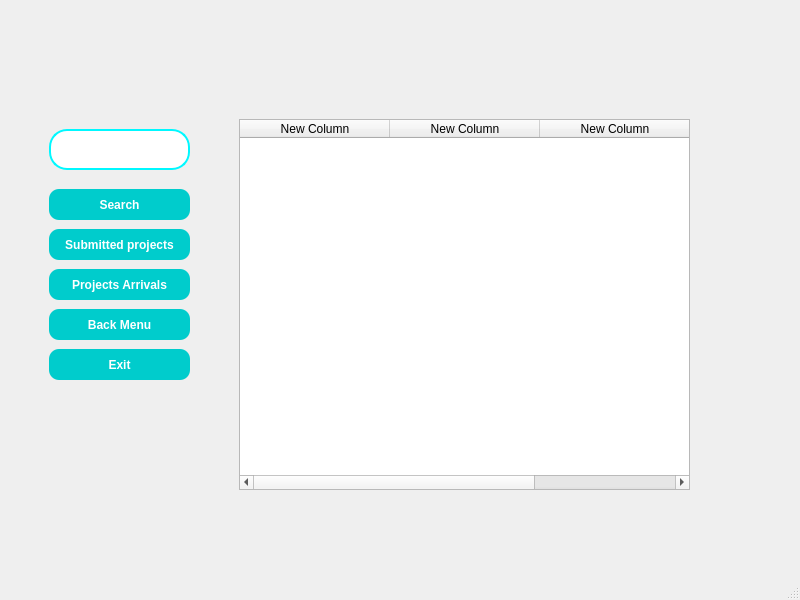
<?xml version="1.0" encoding="UTF-8"?>
<ui version="4.0">
 <class>MainWindow</class>
 <widget class="QMainWindow" name="MainWindow">
  <property name="geometry">
   <rect>
    <x>0</x>
    <y>0</y>
    <width>800</width>
    <height>600</height>
   </rect>
  </property>
  <property name="windowTitle">
   <string>MainWindow</string>
  </property>
  <property name="styleSheet">
   <string notr="true"/>
  </property>
  <widget class="QWidget" name="centralwidget">
   <layout class="QHBoxLayout" name="horizontalLayout">
    <item>
     <widget class="QWidget" name="widget" native="true">
      <property name="styleSheet">
       <string notr="true">
QWidget {
    background: qlineargradient(
        spread:pad,
        x1:0, y1:0,
        x2:1, y2:1,
        stop:0 #f0f0f0,
        stop:1 #a0a0a0
    );
}

QPushButton {
    background-color: #00cccc;
    color: white;
    border-radius: 10px;
    padding: 6px;
    font-weight: bold;
}
QPushButton:hover {
    background-color: #00aaaa;
}
</string>
      </property>
      <widget class="QLineEdit" name="lineEdit">
       <property name="geometry">
        <rect>
         <x>40</x>
         <y>120</y>
         <width>141</width>
         <height>41</height>
        </rect>
       </property>
       <property name="styleSheet">
        <string notr="true">QLineEdit {
    border: 2px solid #00f8ff;
    border-radius: 18px;
    padding: 6px 12px;
    background-color: white;
    font: 11pt &quot;Segoe UI&quot;;
    color: black;
}</string>
       </property>
      </widget>
      <widget class="QPushButton" name="pushButton_7">
       <property name="geometry">
        <rect>
         <x>40</x>
         <y>180</y>
         <width>141</width>
         <height>31</height>
        </rect>
       </property>
       <property name="text">
        <string>Search</string>
       </property>
      </widget>
      <widget class="QPushButton" name="pushButton_8">
       <property name="geometry">
        <rect>
         <x>40</x>
         <y>340</y>
         <width>141</width>
         <height>31</height>
        </rect>
       </property>
       <property name="text">
        <string>Exit</string>
       </property>
      </widget>
      <widget class="QPushButton" name="pushButton_9">
       <property name="geometry">
        <rect>
         <x>40</x>
         <y>300</y>
         <width>141</width>
         <height>31</height>
        </rect>
       </property>
       <property name="text">
        <string>Back Menu</string>
       </property>
      </widget>
      <widget class="QPushButton" name="pushButton_10">
       <property name="geometry">
        <rect>
         <x>40</x>
         <y>260</y>
         <width>141</width>
         <height>31</height>
        </rect>
       </property>
       <property name="text">
        <string>Projects Arrivals</string>
       </property>
      </widget>
      <widget class="QPushButton" name="pushButton_11">
       <property name="geometry">
        <rect>
         <x>40</x>
         <y>220</y>
         <width>141</width>
         <height>31</height>
        </rect>
       </property>
       <property name="text">
        <string>Submitted projects</string>
       </property>
      </widget>
      <widget class="QLabel" name="label">
       <property name="geometry">
        <rect>
         <x>238</x>
         <y>19</y>
         <width>441</width>
         <height>81</height>
        </rect>
       </property>
       <property name="text">
        <string/>
       </property>
       <property name="pixmap">
        <pixmap>../interview.png</pixmap>
       </property>
       <property name="scaledContents">
        <bool>true</bool>
       </property>
       <property name="alignment">
        <set>Qt::AlignCenter</set>
       </property>
      </widget>
      <widget class="QLabel" name="label_2">
       <property name="geometry">
        <rect>
         <x>38</x>
         <y>19</y>
         <width>161</width>
         <height>81</height>
        </rect>
       </property>
       <property name="text">
        <string/>
       </property>
       <property name="pixmap">
        <pixmap>../interviews menu.png</pixmap>
       </property>
       <property name="scaledContents">
        <bool>true</bool>
       </property>
       <property name="alignment">
        <set>Qt::AlignCenter</set>
       </property>
      </widget>
      <widget class="QTableWidget" name="tableWidget">
       <property name="geometry">
        <rect>
         <x>230</x>
         <y>110</y>
         <width>451</width>
         <height>371</height>
        </rect>
       </property>
       <property name="autoScroll">
        <bool>false</bool>
       </property>
       <property name="selectionMode">
        <enum>QAbstractItemView::ContiguousSelection</enum>
       </property>
       <attribute name="horizontalHeaderVisible">
        <bool>true</bool>
       </attribute>
       <attribute name="horizontalHeaderCascadingSectionResizes">
        <bool>true</bool>
       </attribute>
       <attribute name="horizontalHeaderDefaultSectionSize">
        <number>150</number>
       </attribute>
       <attribute name="horizontalHeaderHighlightSections">
        <bool>false</bool>
       </attribute>
       <attribute name="verticalHeaderShowSortIndicator" stdset="0">
        <bool>false</bool>
       </attribute>
       <attribute name="verticalHeaderStretchLastSection">
        <bool>false</bool>
       </attribute>
       <column>
        <property name="text">
         <string>New Column</string>
        </property>
       </column>
       <column>
        <property name="text">
         <string>New Column</string>
        </property>
       </column>
       <column>
        <property name="text">
         <string>New Column</string>
        </property>
       </column>
      </widget>
     </widget>
    </item>
   </layout>
  </widget>
  <widget class="QMenuBar" name="menubar">
   <property name="geometry">
    <rect>
     <x>0</x>
     <y>0</y>
     <width>800</width>
     <height>22</height>
    </rect>
   </property>
  </widget>
  <widget class="QStatusBar" name="statusbar"/>
 </widget>
 <resources/>
 <connections/>
</ui>
